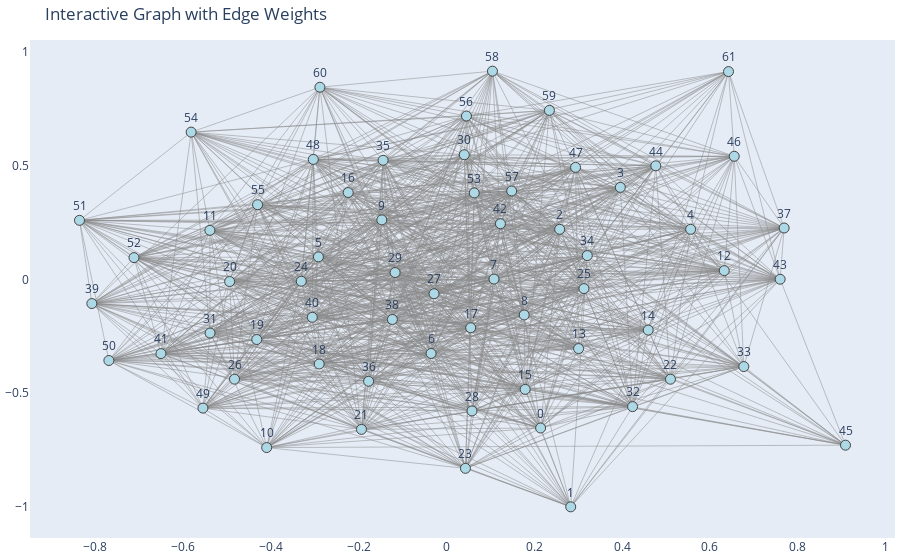

Notebook cell for this chart:
### Code cell
# Convert igraph to NetworkX (node names are preserved)
G_nx = g.to_networkx()

# Get node positions (force-directed layout)
pos = nx.spring_layout(G_nx)

# Prepare edges for Plotly
edge_x = []
edge_y = []
edge_text = []

for edge in G_nx.edges(data=True):
    x0, y0 = pos[edge[0]]
    x1, y1 = pos[edge[1]]
    edge_x += [x0, x1, None]
    edge_y += [y0, y1, None]
    w = edge[2].get("weight", 1)
    edge_text.append(f"{edge[0]} — {edge[1]}<br>weight: {w}")

# Create edge trace
edge_trace = go.Scatter(
    x=edge_x, y=edge_y,
    line=dict(width=0.5, color='#888'),
    hoverinfo='text',
    mode='lines',
    text=edge_text
)

# Create node trace
node_x = []
node_y = []
for node in G_nx.nodes():
    x, y = pos[node]
    node_x.append(x)
    node_y.append(y)

node_trace = go.Scatter(
    x=node_x, y=node_y,
    mode='markers+text',
    text=[str(n) for n in G_nx.nodes()],
    textposition='top center',
    hoverinfo='text',
    marker=dict(
        showscale=False,
        size=10,
        color='lightblue',
        line_width=1
    )
)

# Combine into figure
fig = go.Figure(data=[edge_trace, node_trace],
                layout=go.Layout(
                    showlegend=False,
                    hovermode='closest',
                    margin=dict(b=20,l=5,r=5,t=40),
                    xaxis=dict(showgrid=False, zeroline=False),
                    yaxis=dict(showgrid=False, zeroline=False),
                    title="Interactive Graph with Edge Weights"
                ))

fig.show()

### Figure 1 — Plotly figure (JSON) as saved in the notebook; plotly's stock layout.template omitted (floating-point values rounded to 4 significant figures; data arrays with more than 128 entries replaced by an {"elided": "..."} marker saying what was removed)
{"data": [{"hoverinfo": "text", "line": {"color": "#888", "width": 0.5}, "mode": "lines", "text": {"elided": "1167 str values"}, "type": "scatter", "x": {"elided": "3501 float values"}, "y": {"elided": "3501 float values"}}, {"hoverinfo": "text", "marker": {"color": "lightblue", "line": {"width": 1}, "showscale": false, "size": 10}, "mode": "markers+text", "text": ["0", "1", "2", "3", "4", "5", "6", "7", "8", "9", "10", "11", "12", "13", "14", "15", "16", "17", "18", "19", "20", "21", "22", "23", "24", "25", "26", "27", "28", "29", "30", "31", "32", "33", "34", "35", "36", "37", "38", "39", "40", "41", "42", "43", "44", "45", "46", "47", "48", "49", "50", "51", "52", "53", "54", "55", "56", "57", "58", "59", "60", "61"], "textposition": "top center", "type": "scatter", "x": [0.2144, 0.2829, 0.2578, 0.3959, 0.5559, -0.2915, -0.03494, 0.1082, 0.177, -0.1472, -0.4093, -0.5386, 0.6325, 0.3008, 0.4594, 0.1792, -0.2236, 0.05517, -0.2897, -0.4318, -0.4936, -0.1936, 0.51, 0.04325, -0.3306, 0.313, -0.4825, -0.02829, 0.05817, -0.1169, 0.04066, -0.5382, 0.4238, 0.677, 0.3207, -0.1442, -0.1773, 0.7688, -0.1231, -0.8073, -0.3054, -0.65, 0.1229, 0.7597, 0.4766, 0.9085, 0.6552, 0.2939, -0.3032, -0.5544, -0.7686, -0.8354, -0.7114, 0.06329, -0.5812, -0.43, 0.0455, 0.1485, 0.1048, 0.2344, -0.2881, 0.6422], "y": [-0.6532, -1, 0.2209, 0.4054, 0.221, 0.09965, -0.3252, 0.001955, -0.1559, 0.2624, -0.7392, 0.2164, 0.03914, -0.3038, -0.2225, -0.4832, 0.3827, -0.2121, -0.3716, -0.2638, -0.008812, -0.6593, -0.4385, -0.8306, -0.007421, -0.03983, -0.4383, -0.06249, -0.5781, 0.03078, 0.549, -0.2355, -0.5591, -0.3829, 0.1053, 0.5245, -0.4476, 0.2267, -0.1757, -0.1057, -0.1661, -0.3258, 0.2455, 0.001324, 0.5003, -0.7287, 0.5422, 0.4934, 0.5285, -0.5656, -0.3562, 0.2604, 0.09641, 0.381, 0.6485, 0.3292, 0.7193, 0.3894, 0.9167, 0.7441, 0.846, 0.9149]}], "layout": {"hovermode": "closest", "margin": {"b": 20, "l": 5, "r": 5, "t": 40}, "showlegend": false, "title": {"text": "Interactive Graph with Edge Weights"}, "xaxis": {"showgrid": false, "zeroline": false}, "yaxis": {"showgrid": false, "zeroline": false}}}
